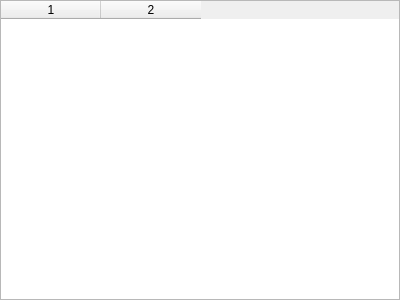
<?xml version="1.0" encoding="UTF-8"?>
<ui version="4.0">
 <class>ObjectMethodWidget</class>
 <widget class="QWidget" name="ObjectMethodWidget">
  <property name="geometry">
   <rect>
    <x>0</x>
    <y>0</y>
    <width>400</width>
    <height>300</height>
   </rect>
  </property>
  <property name="windowTitle">
   <string>Form</string>
  </property>
  <layout class="QHBoxLayout" name="horizontalLayout">
   <property name="leftMargin">
    <number>0</number>
   </property>
   <property name="topMargin">
    <number>0</number>
   </property>
   <property name="rightMargin">
    <number>0</number>
   </property>
   <property name="bottomMargin">
    <number>0</number>
   </property>
   <item>
    <widget class="QTableWidget" name="object_method_view_">
     <property name="minimumSize">
      <size>
       <width>300</width>
       <height>0</height>
      </size>
     </property>
     <property name="columnCount">
      <number>2</number>
     </property>
     <column/>
     <column/>
    </widget>
   </item>
  </layout>
 </widget>
 <resources/>
 <connections/>
</ui>
